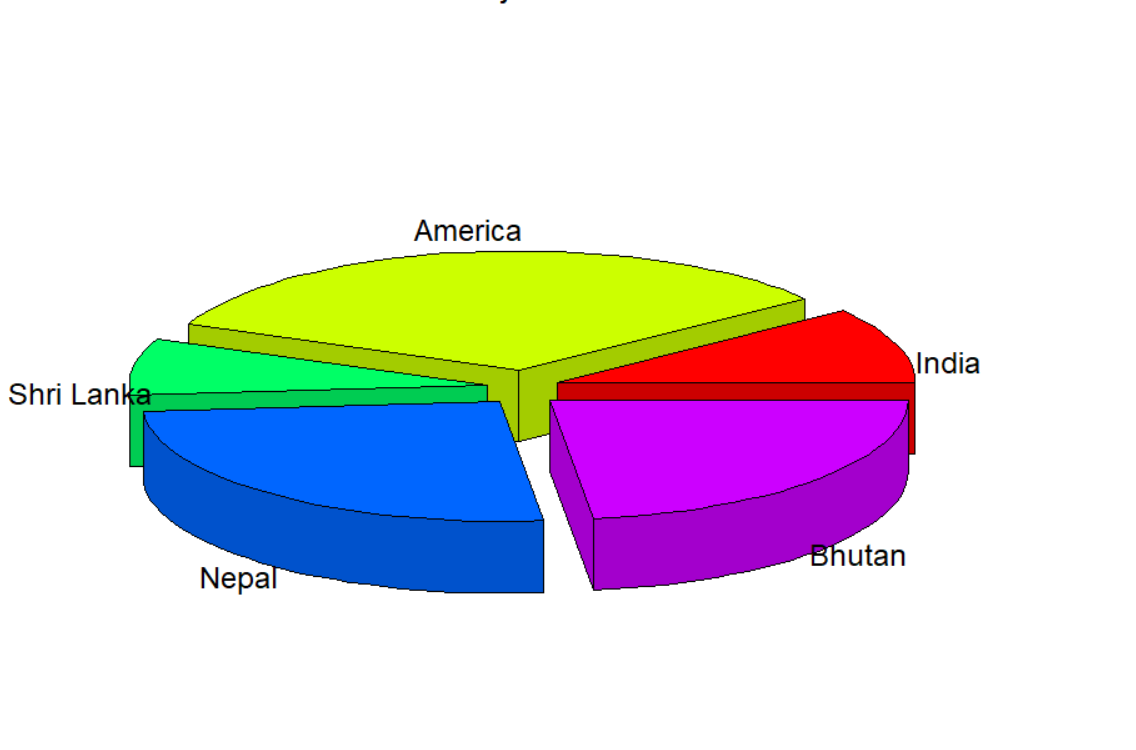

R code for this plot:
library(plotrix)  
x <- c(20, 65, 15, 50,45)  
labels <- c("India", "America", "Shri Lanka", "Nepal","Bhutan")  

pie3D(x,labelslabels = labels,explode = 0.1, main = "Country Pie Chart")  
